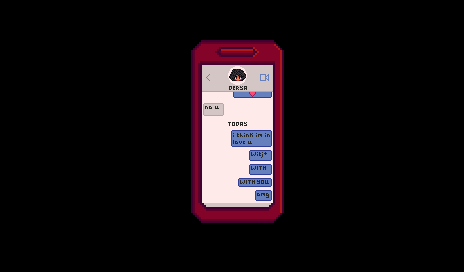

Tiled map render using the project's own tile images. Description and the whole map definition, tile-layer contents included, below:
An orthogonal 29x17 tile map with 16x16 px tiles, 4 tile layers (Back, Buildings, Paths, Front).

<map version="1.4" tiledversion="1.4.3" orientation="orthogonal" renderorder="right-down" width="29" height="17" tilewidth="16" tileheight="16" infinite="0" nextlayerid="9" nextobjectid="1">
 <tileset firstgid="1" name="zPhone_CG6" tilewidth="16" tileheight="16" tilecount="420" columns="28">
  <image source="zPhone_CG6.png" width="448" height="240" />
 </tileset>
 <layer id="1" name="Back" width="29" height="17">
  <data encoding="csv">
146,146,146,146,146,146,146,146,146,146,146,146,146,146,146,146,146,146,146,146,146,146,146,146,146,146,146,146,146,
146,1,2,3,4,5,6,7,8,9,10,11,12,13,14,15,16,17,18,19,20,21,22,23,24,25,26,27,28,
146,29,30,31,32,33,34,35,36,37,38,39,40,41,42,43,44,45,46,47,48,49,50,51,52,53,54,55,56,
146,57,58,59,60,61,62,63,64,65,66,67,68,69,70,71,72,73,74,75,76,77,78,79,80,81,82,83,84,
146,85,86,87,88,89,90,91,92,93,94,95,96,97,98,99,100,101,102,103,104,105,106,107,108,109,110,111,112,
146,113,114,115,116,117,118,119,120,121,122,123,124,125,126,127,128,129,130,131,132,133,134,135,136,137,138,139,140,
146,141,142,143,144,145,146,147,148,149,150,151,152,153,154,155,156,157,158,159,160,161,162,163,164,165,166,167,168,
146,169,170,171,172,173,174,175,176,177,178,179,180,181,182,183,184,185,186,187,188,189,190,191,192,193,194,195,196,
146,197,198,199,200,201,202,203,204,205,206,207,208,209,210,211,212,213,214,215,216,217,218,219,220,221,222,223,224,
146,225,226,227,228,229,230,231,232,233,234,235,236,237,238,239,240,241,242,243,244,245,246,247,248,249,250,251,252,
146,253,254,255,256,257,258,259,260,261,262,263,264,265,266,267,268,269,270,271,272,273,274,275,276,277,278,279,280,
146,281,282,283,284,285,286,287,288,289,290,291,292,293,294,295,296,297,298,299,300,301,302,303,304,305,306,307,308,
146,309,310,311,312,313,314,315,316,317,318,319,320,321,322,323,324,325,326,327,328,329,330,331,332,333,334,335,336,
146,337,338,339,340,341,342,343,344,345,346,347,348,349,350,351,352,353,354,355,356,357,358,359,360,361,362,363,364,
146,365,366,367,368,369,370,371,372,373,374,375,376,377,378,379,380,381,382,383,384,385,386,387,388,389,390,391,392,
146,393,394,395,396,397,398,399,400,401,402,403,404,405,406,407,408,409,410,411,412,413,414,415,416,417,418,419,420,
146,146,146,146,146,146,146,146,146,146,146,146,146,146,146,146,146,146,146,146,146,146,146,146,146,146,146,146,146
</data>
 </layer>
 <objectgroup id="2" name="Back" />
 <layer id="3" name="Buildings" width="29" height="17">
  <data encoding="csv">
0,0,0,0,0,0,0,0,0,0,0,0,0,0,0,0,0,0,0,0,0,0,0,0,0,0,0,0,0,
0,0,0,0,0,0,0,0,0,0,0,0,0,0,0,0,0,0,0,0,0,0,0,0,0,0,0,0,0,
0,0,0,0,0,0,0,0,0,0,0,0,0,0,0,0,0,0,0,0,0,0,0,0,0,0,0,0,0,
0,0,0,0,0,0,0,0,0,0,0,0,0,0,0,0,0,0,0,0,0,0,0,0,0,0,0,0,0,
0,0,0,0,0,0,0,0,0,0,0,0,0,0,0,0,0,0,0,0,0,0,0,0,0,0,0,0,0,
0,0,0,0,0,0,0,0,0,0,0,0,0,0,0,0,0,0,0,0,0,0,0,0,0,0,0,0,0,
0,0,0,0,0,0,0,0,0,0,0,0,0,0,0,0,0,0,0,0,0,0,0,0,0,0,0,0,0,
0,0,0,0,0,0,0,0,0,0,0,0,0,0,0,0,0,0,0,0,0,0,0,0,0,0,0,0,0,
0,0,0,0,0,0,0,0,0,0,0,0,0,0,0,0,0,0,0,0,0,0,0,0,0,0,0,0,0,
0,0,0,0,0,0,0,0,0,0,0,0,0,0,0,0,0,0,0,0,0,0,0,0,0,0,0,0,0,
0,0,0,0,0,0,0,0,0,0,0,0,0,0,0,0,0,0,0,0,0,0,0,0,0,0,0,0,0,
0,0,0,0,0,0,0,0,0,0,0,0,0,0,0,0,0,0,0,0,0,0,0,0,0,0,0,0,0,
0,0,0,0,0,0,0,0,0,0,0,0,0,0,0,0,0,0,0,0,0,0,0,0,0,0,0,0,0,
0,0,0,0,0,0,0,0,0,0,0,0,0,0,0,0,0,0,0,0,0,0,0,0,0,0,0,0,0,
0,0,0,0,0,0,0,0,0,0,0,0,0,0,0,0,0,0,0,0,0,0,0,0,0,0,0,0,0,
0,0,0,0,0,0,0,0,0,0,0,0,0,0,0,0,0,0,0,0,0,0,0,0,0,0,0,0,0,
0,0,0,0,0,0,0,0,0,0,0,0,0,0,0,0,0,0,0,0,0,0,0,0,0,0,0,0,0
</data>
 </layer>
 <objectgroup id="4" name="Buildings" />
 <layer id="5" name="Paths" width="29" height="17">
  <data encoding="csv">
0,0,0,0,0,0,0,0,0,0,0,0,0,0,0,0,0,0,0,0,0,0,0,0,0,0,0,0,0,
0,0,0,0,0,0,0,0,0,0,0,0,0,0,0,0,0,0,0,0,0,0,0,0,0,0,0,0,0,
0,0,0,0,0,0,0,0,0,0,0,0,0,0,0,0,0,0,0,0,0,0,0,0,0,0,0,0,0,
0,0,0,0,0,0,0,0,0,0,0,0,0,0,0,0,0,0,0,0,0,0,0,0,0,0,0,0,0,
0,0,0,0,0,0,0,0,0,0,0,0,0,0,0,0,0,0,0,0,0,0,0,0,0,0,0,0,0,
0,0,0,0,0,0,0,0,0,0,0,0,0,0,0,0,0,0,0,0,0,0,0,0,0,0,0,0,0,
0,0,0,0,0,0,0,0,0,0,0,0,0,0,0,0,0,0,0,0,0,0,0,0,0,0,0,0,0,
0,0,0,0,0,0,0,0,0,0,0,0,0,0,0,0,0,0,0,0,0,0,0,0,0,0,0,0,0,
0,0,0,0,0,0,0,0,0,0,0,0,0,0,0,0,0,0,0,0,0,0,0,0,0,0,0,0,0,
0,0,0,0,0,0,0,0,0,0,0,0,0,0,0,0,0,0,0,0,0,0,0,0,0,0,0,0,0,
0,0,0,0,0,0,0,0,0,0,0,0,0,0,0,0,0,0,0,0,0,0,0,0,0,0,0,0,0,
0,0,0,0,0,0,0,0,0,0,0,0,0,0,0,0,0,0,0,0,0,0,0,0,0,0,0,0,0,
0,0,0,0,0,0,0,0,0,0,0,0,0,0,0,0,0,0,0,0,0,0,0,0,0,0,0,0,0,
0,0,0,0,0,0,0,0,0,0,0,0,0,0,0,0,0,0,0,0,0,0,0,0,0,0,0,0,0,
0,0,0,0,0,0,0,0,0,0,0,0,0,0,0,0,0,0,0,0,0,0,0,0,0,0,0,0,0,
0,0,0,0,0,0,0,0,0,0,0,0,0,0,0,0,0,0,0,0,0,0,0,0,0,0,0,0,0,
0,0,0,0,0,0,0,0,0,0,0,0,0,0,0,0,0,0,0,0,0,0,0,0,0,0,0,0,0
</data>
 </layer>
 <objectgroup id="6" name="Paths" />
 <layer id="7" name="Front" width="29" height="17">
  <data encoding="csv">
0,0,0,0,0,0,0,0,0,0,0,0,0,0,0,0,0,0,0,0,0,0,0,0,0,0,0,0,0,
0,0,0,0,0,0,0,0,0,0,0,0,0,0,0,0,0,0,0,0,0,0,0,0,0,0,0,0,0,
0,0,0,0,0,0,0,0,0,0,0,0,0,0,0,0,0,0,0,0,0,0,0,0,0,0,0,0,0,
0,0,0,0,0,0,0,0,0,0,0,0,0,0,0,0,0,0,0,0,0,0,0,0,0,0,0,0,0,
0,0,0,0,0,0,0,0,0,0,0,0,0,0,0,0,0,0,0,0,0,0,0,0,0,0,0,0,0,
0,0,0,0,0,0,0,0,0,0,0,0,0,0,0,0,0,0,0,0,0,0,0,0,0,0,0,0,0,
0,0,0,0,0,0,0,0,0,0,0,0,0,0,0,0,0,0,0,0,0,0,0,0,0,0,0,0,0,
0,0,0,0,0,0,0,0,0,0,0,0,0,0,0,0,0,0,0,0,0,0,0,0,0,0,0,0,0,
0,0,0,0,0,0,0,0,0,0,0,0,0,0,0,0,0,0,0,0,0,0,0,0,0,0,0,0,0,
0,0,0,0,0,0,0,0,0,0,0,0,0,0,0,0,0,0,0,0,0,0,0,0,0,0,0,0,0,
0,0,0,0,0,0,0,0,0,0,0,0,0,0,0,0,0,0,0,0,0,0,0,0,0,0,0,0,0,
0,0,0,0,0,0,0,0,0,0,0,0,0,0,0,0,0,0,0,0,0,0,0,0,0,0,0,0,0,
0,0,0,0,0,0,0,0,0,0,0,0,0,0,0,0,0,0,0,0,0,0,0,0,0,0,0,0,0,
0,0,0,0,0,0,0,0,0,0,0,0,0,0,0,0,0,0,0,0,0,0,0,0,0,0,0,0,0,
0,0,0,0,0,0,0,0,0,0,0,0,0,0,0,0,0,0,0,0,0,0,0,0,0,0,0,0,0,
0,0,0,0,0,0,0,0,0,0,0,0,0,0,0,0,0,0,0,0,0,0,0,0,0,0,0,0,0,
0,0,0,0,0,0,0,0,0,0,0,0,0,0,0,0,0,0,0,0,0,0,0,0,0,0,0,0,0
</data>
 </layer>
 <objectgroup id="8" name="Front" />
</map>
